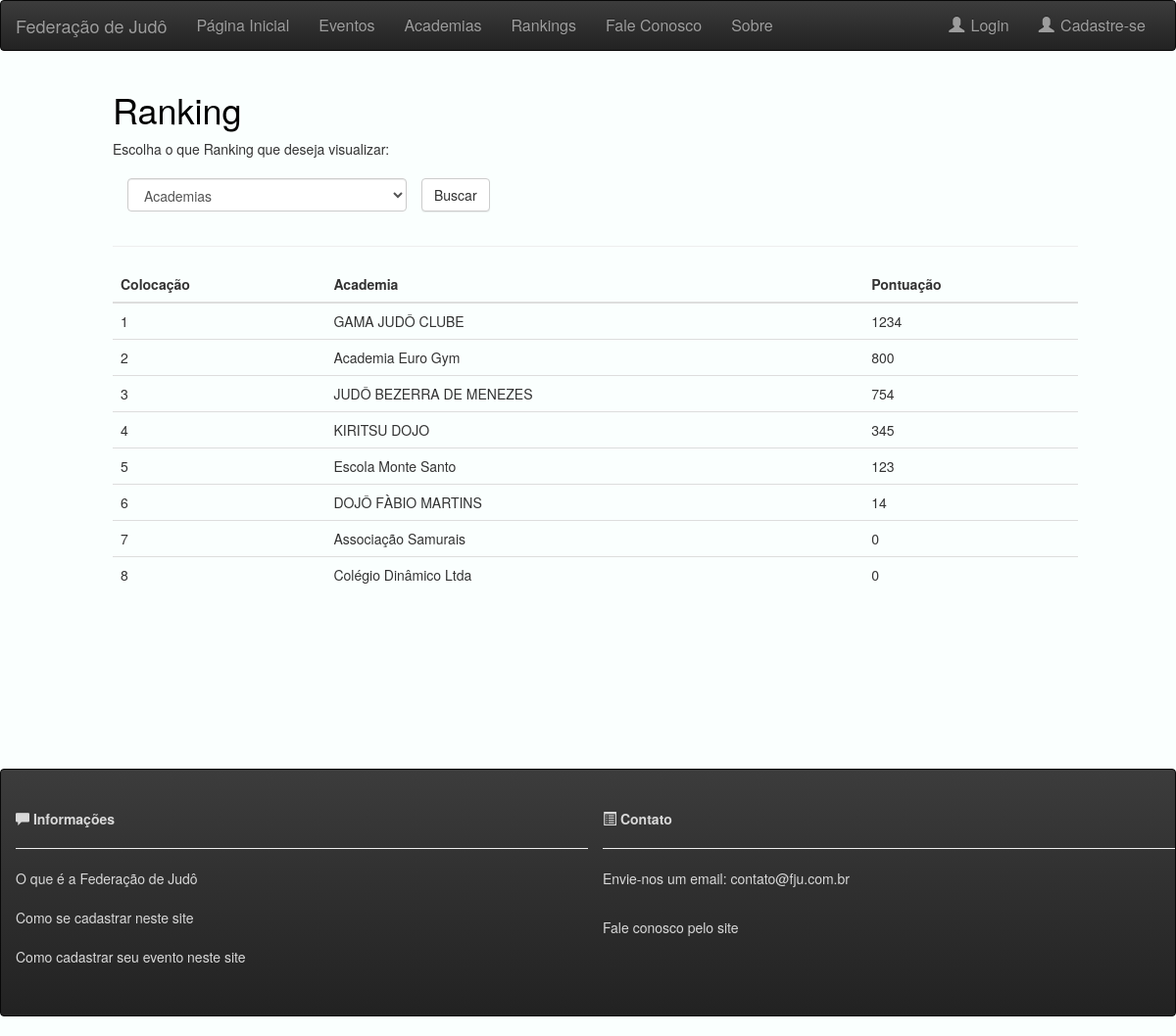
Screenshot of /rankings with the database file from the repository.
### fed_judo/models.py (models this page shows, shortened)
class Academia(models.Model):
    nome_Academia = models.TextField()
    endereco_academia = models.TextField()
    limite_atletas = models.IntegerField(null=True)
    telefone = models.IntegerField(null=True)
    email = models.EmailField(max_length=75, null=True)
    pontuacao = models.PositiveIntegerField(null=True)

### fed_judo/views.py (the view)
# urls.py: url(r'^rankings$', views.rankings, name='rankings.html'),
def rankings(request):
    academias = Academia.objects.all().order_by('pontuacao').reverse()
    usuario = Usuario.objects.all()
    return render (request, 'rankings.html', {'academias':academias, 'usuario':usuario})

### fed_judo/templates/rankings.html (shortened to what this page needs)
{% extends 'base.html' %}
{% block body %}
   <div class="container-fluid">
      <div class="row content">
        <div class="col-sm-1 sidenav">
        </div>
        <div class="col-sm-10">
          <h1>Ranking</h1>
          Escolha o que Ranking que deseja visualizar:<br><br>
          <div class="col-sm-3" style="width: 300px; margin-left: 0px">
            <form>
              <div class="form-group">
                <select class="form-control" id="sel1">
                  <option value="1">Academias</option>
                </select>
              </div>
            </form>
          </div>
          <div class="col-sm-3">
              <button type="button" class="btn btn-default" onclick="filtro()">Buscar</button>
          </div>
          <div class="collapse navbar-collapse" id="myNavbar">
          </div>
          <hr>
          <div >
            <table class="table">
              <thead class="thead-default">
                <tr>
                  <th>Colocação</th>
                  <th id="tipo">Academia</th>
                  <th>Pontuação</th>
                </tr>
              </thead>
              <tbody id="tabela">
                {% for ac in academias %}
                  <tr>
                    <td>{{forloop.counter}}</td>
                    <td>{{ac.nome_Academia}}</td>
                    <td>
                      {% if ac.pontuacao %}
                        {{ac.pontuacao}}
                      {% else %}
                        0
                      {% endif %}
                    </td>
                  </tr>
                {% endfor %}
              </tbody>
            </table>
          </div>
        </div>
      </div>
    </div>
{% endblock %}

### fed_judo/static/css/estilo.css (style rules this page uses)
h1 { color: black; text-decoration: none; }

### rows the page displays
Academia: nome_Academia "GAMA JUDÔ CLUBE", pontuacao "1234"
Academia: nome_Academia "Academia Euro Gym", pontuacao "800"
Academia: nome_Academia "JUDÔ BEZERRA DE MENEZES", pontuacao "754"
Academia: nome_Academia "KIRITSU DOJO", pontuacao "345"
Academia: nome_Academia "Escola Monte Santo", pontuacao "123"
Academia: nome_Academia "DOJÔ FÀBIO MARTINS", pontuacao "14"
Academia: nome_Academia "Associação Samurais", pontuacao "0"
Academia: nome_Academia "Colégio Dinâmico Ltda", pontuacao "0"
